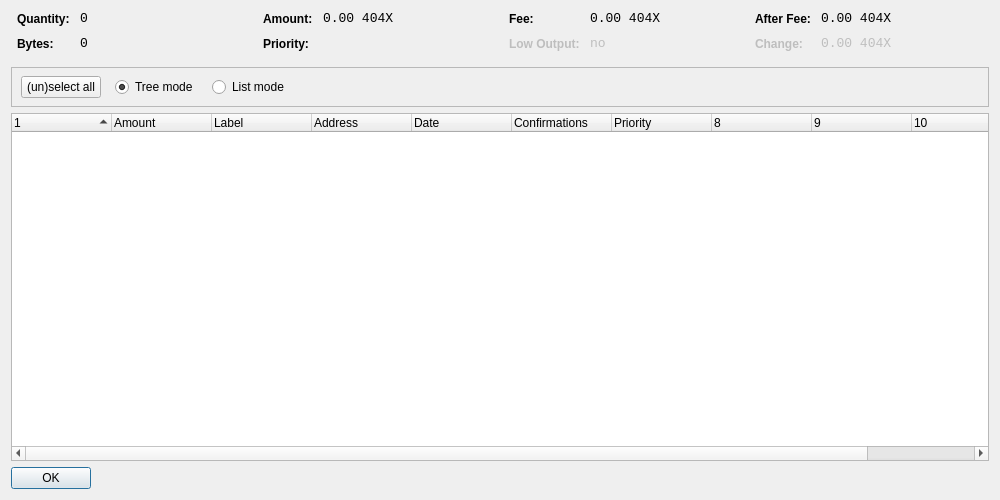
<?xml version="1.0" encoding="UTF-8"?>
<ui version="4.0">
 <class>CoinControlDialog</class>
 <widget class="QDialog" name="CoinControlDialog">
  <property name="geometry">
   <rect>
    <x>0</x>
    <y>0</y>
    <width>1000</width>
    <height>500</height>
   </rect>
  </property>
  <property name="windowTitle">
   <string>Coin Control</string>
  </property>
  <layout class="QVBoxLayout" name="verticalLayout">
   <item>
    <layout class="QHBoxLayout" name="horizontalLayoutTop" stretch="0,0,0,0">
     <property name="topMargin">
      <number>0</number>
     </property>
     <property name="bottomMargin">
      <number>10</number>
     </property>
     <item>
      <layout class="QFormLayout" name="formLayoutCoinControl1">
       <property name="horizontalSpacing">
        <number>10</number>
       </property>
       <property name="verticalSpacing">
        <number>10</number>
       </property>
       <property name="leftMargin">
        <number>6</number>
       </property>
       <property name="rightMargin">
        <number>6</number>
       </property>
       <item row="0" column="0">
        <widget class="QLabel" name="labelCoinControlQuantityText">
         <property name="styleSheet">
          <string notr="true">font-weight:bold;</string>
         </property>
         <property name="text">
          <string>Quantity:</string>
         </property>
        </widget>
       </item>
       <item row="0" column="1">
        <widget class="QLabel" name="labelCoinControlQuantity">
         <property name="font">
          <font>
           <family>Monospace</family>
           <pointsize>10</pointsize>
          </font>
         </property>
         <property name="cursor">
          <cursorShape>IBeamCursor</cursorShape>
         </property>
         <property name="contextMenuPolicy">
          <enum>Qt::ActionsContextMenu</enum>
         </property>
         <property name="text">
          <string notr="true">0</string>
         </property>
         <property name="textInteractionFlags">
          <set>Qt::LinksAccessibleByMouse|Qt::TextSelectableByKeyboard|Qt::TextSelectableByMouse</set>
         </property>
        </widget>
       </item>
       <item row="1" column="0">
        <widget class="QLabel" name="labelCoinControlBytesText">
         <property name="styleSheet">
          <string notr="true">font-weight:bold;</string>
         </property>
         <property name="text">
          <string>Bytes:</string>
         </property>
        </widget>
       </item>
       <item row="1" column="1">
        <widget class="QLabel" name="labelCoinControlBytes">
         <property name="font">
          <font>
           <family>Monospace</family>
           <pointsize>10</pointsize>
          </font>
         </property>
         <property name="cursor">
          <cursorShape>IBeamCursor</cursorShape>
         </property>
         <property name="contextMenuPolicy">
          <enum>Qt::ActionsContextMenu</enum>
         </property>
         <property name="text">
          <string notr="true">0</string>
         </property>
         <property name="textInteractionFlags">
          <set>Qt::LinksAccessibleByMouse|Qt::TextSelectableByKeyboard|Qt::TextSelectableByMouse</set>
         </property>
        </widget>
       </item>
      </layout>
     </item>
     <item>
      <layout class="QFormLayout" name="formLayoutCoinControl2">
       <property name="horizontalSpacing">
        <number>10</number>
       </property>
       <property name="verticalSpacing">
        <number>10</number>
       </property>
       <property name="leftMargin">
        <number>6</number>
       </property>
       <property name="rightMargin">
        <number>6</number>
       </property>
       <item row="0" column="0">
        <widget class="QLabel" name="labelCoinControlAmountText">
         <property name="styleSheet">
          <string notr="true">font-weight:bold;</string>
         </property>
         <property name="text">
          <string>Amount:</string>
         </property>
        </widget>
       </item>
       <item row="0" column="1">
        <widget class="QLabel" name="labelCoinControlAmount">
         <property name="font">
          <font>
           <family>Monospace</family>
           <pointsize>10</pointsize>
          </font>
         </property>
         <property name="cursor">
          <cursorShape>IBeamCursor</cursorShape>
         </property>
         <property name="contextMenuPolicy">
          <enum>Qt::ActionsContextMenu</enum>
         </property>
         <property name="text">
          <string notr="true">0.00 404X</string>
         </property>
         <property name="textInteractionFlags">
          <set>Qt::LinksAccessibleByMouse|Qt::TextSelectableByKeyboard|Qt::TextSelectableByMouse</set>
         </property>
        </widget>
       </item>
       <item row="1" column="0">
        <widget class="QLabel" name="labelCoinControlPriorityText">
         <property name="styleSheet">
          <string notr="true">font-weight:bold;</string>
         </property>
         <property name="text">
          <string>Priority:</string>
         </property>
        </widget>
       </item>
       <item row="1" column="1">
        <widget class="QLabel" name="labelCoinControlPriority">
         <property name="font">
          <font>
           <family>Monospace</family>
           <pointsize>10</pointsize>
          </font>
         </property>
         <property name="cursor">
          <cursorShape>IBeamCursor</cursorShape>
         </property>
         <property name="contextMenuPolicy">
          <enum>Qt::ActionsContextMenu</enum>
         </property>
         <property name="text">
          <string/>
         </property>
         <property name="textInteractionFlags">
          <set>Qt::LinksAccessibleByMouse|Qt::TextSelectableByKeyboard|Qt::TextSelectableByMouse</set>
         </property>
        </widget>
       </item>
      </layout>
     </item>
     <item>
      <layout class="QFormLayout" name="formLayoutCoinControl3">
       <property name="horizontalSpacing">
        <number>10</number>
       </property>
       <property name="verticalSpacing">
        <number>10</number>
       </property>
       <property name="leftMargin">
        <number>6</number>
       </property>
       <property name="rightMargin">
        <number>6</number>
       </property>
       <item row="0" column="0">
        <widget class="QLabel" name="labelCoinControlFeeText">
         <property name="styleSheet">
          <string notr="true">font-weight:bold;</string>
         </property>
         <property name="text">
          <string>Fee:</string>
         </property>
        </widget>
       </item>
       <item row="0" column="1">
        <widget class="QLabel" name="labelCoinControlFee">
         <property name="font">
          <font>
           <family>Monospace</family>
           <pointsize>10</pointsize>
          </font>
         </property>
         <property name="cursor">
          <cursorShape>IBeamCursor</cursorShape>
         </property>
         <property name="contextMenuPolicy">
          <enum>Qt::ActionsContextMenu</enum>
         </property>
         <property name="text">
          <string notr="true">0.00 404X</string>
         </property>
         <property name="textInteractionFlags">
          <set>Qt::LinksAccessibleByMouse|Qt::TextSelectableByKeyboard|Qt::TextSelectableByMouse</set>
         </property>
        </widget>
       </item>
       <item row="1" column="0">
        <widget class="QLabel" name="labelCoinControlLowOutputText">
         <property name="enabled">
          <bool>false</bool>
         </property>
         <property name="styleSheet">
          <string notr="true">font-weight:bold;</string>
         </property>
         <property name="text">
          <string>Low Output:</string>
         </property>
        </widget>
       </item>
       <item row="1" column="1">
        <widget class="QLabel" name="labelCoinControlLowOutput">
         <property name="enabled">
          <bool>false</bool>
         </property>
         <property name="font">
          <font>
           <family>Monospace</family>
           <pointsize>10</pointsize>
          </font>
         </property>
         <property name="cursor">
          <cursorShape>IBeamCursor</cursorShape>
         </property>
         <property name="contextMenuPolicy">
          <enum>Qt::ActionsContextMenu</enum>
         </property>
         <property name="text">
          <string notr="true">no</string>
         </property>
         <property name="textInteractionFlags">
          <set>Qt::LinksAccessibleByMouse|Qt::TextSelectableByKeyboard|Qt::TextSelectableByMouse</set>
         </property>
        </widget>
       </item>
      </layout>
     </item>
     <item>
      <layout class="QFormLayout" name="formLayoutCoinControl4">
       <property name="horizontalSpacing">
        <number>10</number>
       </property>
       <property name="verticalSpacing">
        <number>10</number>
       </property>
       <property name="leftMargin">
        <number>6</number>
       </property>
       <property name="rightMargin">
        <number>6</number>
       </property>
       <item row="0" column="0">
        <widget class="QLabel" name="labelCoinControlAfterFeeText">
         <property name="styleSheet">
          <string notr="true">font-weight:bold;</string>
         </property>
         <property name="text">
          <string>After Fee:</string>
         </property>
        </widget>
       </item>
       <item row="0" column="1">
        <widget class="QLabel" name="labelCoinControlAfterFee">
         <property name="font">
          <font>
           <family>Monospace</family>
           <pointsize>10</pointsize>
          </font>
         </property>
         <property name="cursor">
          <cursorShape>IBeamCursor</cursorShape>
         </property>
         <property name="contextMenuPolicy">
          <enum>Qt::ActionsContextMenu</enum>
         </property>
         <property name="text">
          <string notr="true">0.00 404X</string>
         </property>
         <property name="textInteractionFlags">
          <set>Qt::LinksAccessibleByMouse|Qt::TextSelectableByKeyboard|Qt::TextSelectableByMouse</set>
         </property>
        </widget>
       </item>
       <item row="1" column="0">
        <widget class="QLabel" name="labelCoinControlChangeText">
         <property name="enabled">
          <bool>false</bool>
         </property>
         <property name="styleSheet">
          <string notr="true">font-weight:bold;</string>
         </property>
         <property name="text">
          <string>Change:</string>
         </property>
        </widget>
       </item>
       <item row="1" column="1">
        <widget class="QLabel" name="labelCoinControlChange">
         <property name="enabled">
          <bool>false</bool>
         </property>
         <property name="font">
          <font>
           <family>Monospace</family>
           <pointsize>10</pointsize>
          </font>
         </property>
         <property name="cursor">
          <cursorShape>IBeamCursor</cursorShape>
         </property>
         <property name="contextMenuPolicy">
          <enum>Qt::ActionsContextMenu</enum>
         </property>
         <property name="text">
          <string notr="true">0.00 404X</string>
         </property>
         <property name="textInteractionFlags">
          <set>Qt::LinksAccessibleByMouse|Qt::TextSelectableByKeyboard|Qt::TextSelectableByMouse</set>
         </property>
        </widget>
       </item>
      </layout>
     </item>
    </layout>
   </item>
   <item>
    <widget class="QFrame" name="frame">
     <property name="minimumSize">
      <size>
       <width>0</width>
       <height>40</height>
      </size>
     </property>
     <property name="frameShape">
      <enum>QFrame::StyledPanel</enum>
     </property>
     <property name="frameShadow">
      <enum>QFrame::Sunken</enum>
     </property>
     <widget class="QWidget" name="horizontalLayoutWidget">
      <property name="geometry">
       <rect>
        <x>10</x>
        <y>0</y>
        <width>781</width>
        <height>41</height>
       </rect>
      </property>
      <layout class="QHBoxLayout" name="horizontalLayoutPanel" stretch="0,0,0,0">
       <property name="spacing">
        <number>14</number>
       </property>
       <item>
        <widget class="QPushButton" name="pushButtonSelectAll">
         <property name="sizePolicy">
          <sizepolicy hsizetype="Maximum" vsizetype="Fixed">
           <horstretch>0</horstretch>
           <verstretch>0</verstretch>
          </sizepolicy>
         </property>
         <property name="text">
          <string>(un)select all</string>
         </property>
        </widget>
       </item>
       <item>
        <widget class="QRadioButton" name="radioTreeMode">
         <property name="sizePolicy">
          <sizepolicy hsizetype="Maximum" vsizetype="Fixed">
           <horstretch>0</horstretch>
           <verstretch>0</verstretch>
          </sizepolicy>
         </property>
         <property name="text">
          <string>Tree mode</string>
         </property>
         <property name="checked">
          <bool>true</bool>
         </property>
        </widget>
       </item>
       <item>
        <widget class="QRadioButton" name="radioListMode">
         <property name="sizePolicy">
          <sizepolicy hsizetype="Maximum" vsizetype="Fixed">
           <horstretch>0</horstretch>
           <verstretch>0</verstretch>
          </sizepolicy>
         </property>
         <property name="text">
          <string>List mode</string>
         </property>
        </widget>
       </item>
       <item>
        <spacer name="horizontalSpacer">
         <property name="orientation">
          <enum>Qt::Horizontal</enum>
         </property>
         <property name="sizeHint" stdset="0">
          <size>
           <width>40</width>
           <height>20</height>
          </size>
         </property>
        </spacer>
       </item>
      </layout>
     </widget>
    </widget>
   </item>
   <item>
    <widget class="CoinControlTreeWidget" name="treeWidget">
     <property name="contextMenuPolicy">
      <enum>Qt::CustomContextMenu</enum>
     </property>
     <property name="sortingEnabled">
      <bool>false</bool>
     </property>
     <property name="columnCount">
      <number>11</number>
     </property>
     <attribute name="headerShowSortIndicator" stdset="0">
      <bool>true</bool>
     </attribute>
     <attribute name="headerStretchLastSection">
      <bool>false</bool>
     </attribute>
     <column>
      <property name="text">
       <string/>
      </property>
     </column>
     <column>
      <property name="text">
       <string>Amount</string>
      </property>
     </column>
     <column>
      <property name="text">
       <string>Label</string>
      </property>
     </column>
     <column>
      <property name="text">
       <string>Address</string>
      </property>
     </column>
     <column>
      <property name="text">
       <string>Date</string>
      </property>
     </column>
     <column>
      <property name="text">
       <string>Confirmations</string>
      </property>
      <property name="toolTip">
       <string>Confirmed</string>
      </property>
     </column>
     <column>
      <property name="text">
       <string>Priority</string>
      </property>
     </column>
     <column>
      <property name="text">
       <string/>
      </property>
     </column>
     <column>
      <property name="text">
       <string/>
      </property>
     </column>
     <column>
      <property name="text">
       <string/>
      </property>
     </column>
     <column>
      <property name="text">
       <string/>
      </property>
     </column>
    </widget>
   </item>
   <item>
    <widget class="QDialogButtonBox" name="buttonBox">
     <property name="sizePolicy">
      <sizepolicy hsizetype="Maximum" vsizetype="Fixed">
       <horstretch>0</horstretch>
       <verstretch>0</verstretch>
      </sizepolicy>
     </property>
     <property name="orientation">
      <enum>Qt::Horizontal</enum>
     </property>
     <property name="standardButtons">
      <set>QDialogButtonBox::Ok</set>
     </property>
    </widget>
   </item>
  </layout>
 </widget>
 <customwidgets>
  <customwidget>
   <class>CoinControlTreeWidget</class>
   <extends>QTreeWidget</extends>
   <header>coincontroltreewidget.h</header>
  </customwidget>
 </customwidgets>
 <resources/>
 <connections/>
</ui>
